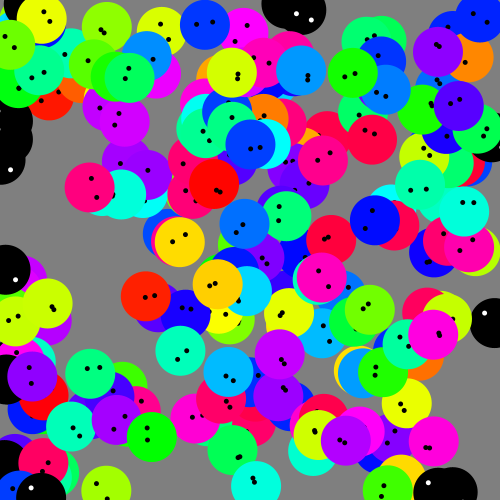
Frame 1 (no input)
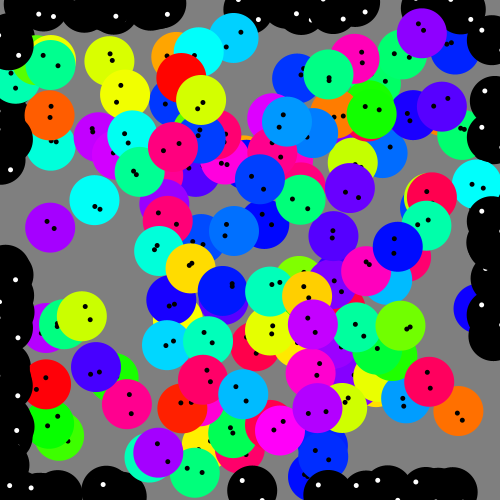
Frame 60 (the mouse pressed at the canvas centre just before this capture)
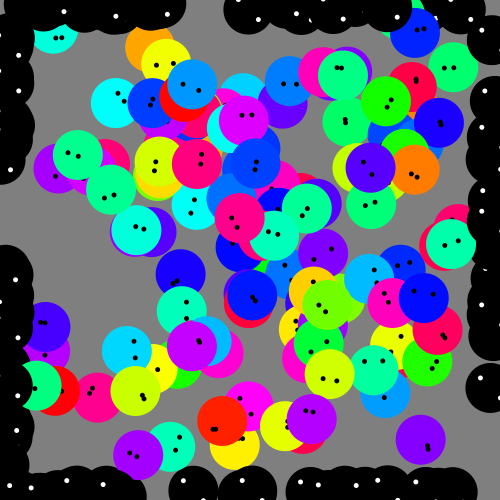
Frame 120 (the mouse held since frame 60 and released just before this capture)

The Processing sketch that drew these frames (run headless with seeded random() and noise(); from frame 60 on, the mouse is pressed at the canvas centre):

// Processing sketch: processing_140183
// ── processing_140183.pde

/**
 Yingying Yang
 Creative Computing Section B
 Wk 6 Assignment 3 - Herd
 */

int numCircles = 200;
float x[] = new float[numCircles];
float y[] = new float[numCircles];
color col[] = new color[numCircles];

void setup() {
  size(500, 500);
  colorMode(HSB);
  for (int i = 0; i < numCircles; i++) { 
    x[i] = random(width); 
    y[i] = random(height);
    col[i] = color(random(255), 255, 255);
  }
  frameRate(10);
}

void draw() {
  noStroke();
  background(127);
  for (int i = 0; i < numCircles; i++) {
    if ( (x[i]<=10) || (x[i]>=width-10) || (y[i]<=10) || (y[i]>=height-10) ) {
      fill(0);
      ellipse(x[i], y[i], 50, 50); //creatures turns black when it gets close to the edges of the screen
      fill(255);
      ellipse(x[i]+10, y[i]+10, 5, 5);
      ellipse(x[i]-10, y[i]-10, 5, 5);
    } 
    else {
      x[i] += random(-10, 10);
      y[i] += random(-10, 10);
      fill(col[i]);
      ellipse(x[i], y[i], 50, 50);
      fill(0);
      ellipse(x[i]+random(-10, 10), y[i]+random(-10, 10), 5, 5);
      ellipse(x[i]+random(-10, 10), y[i]+random(-10, 10), 5, 5);
    }
  }
}
